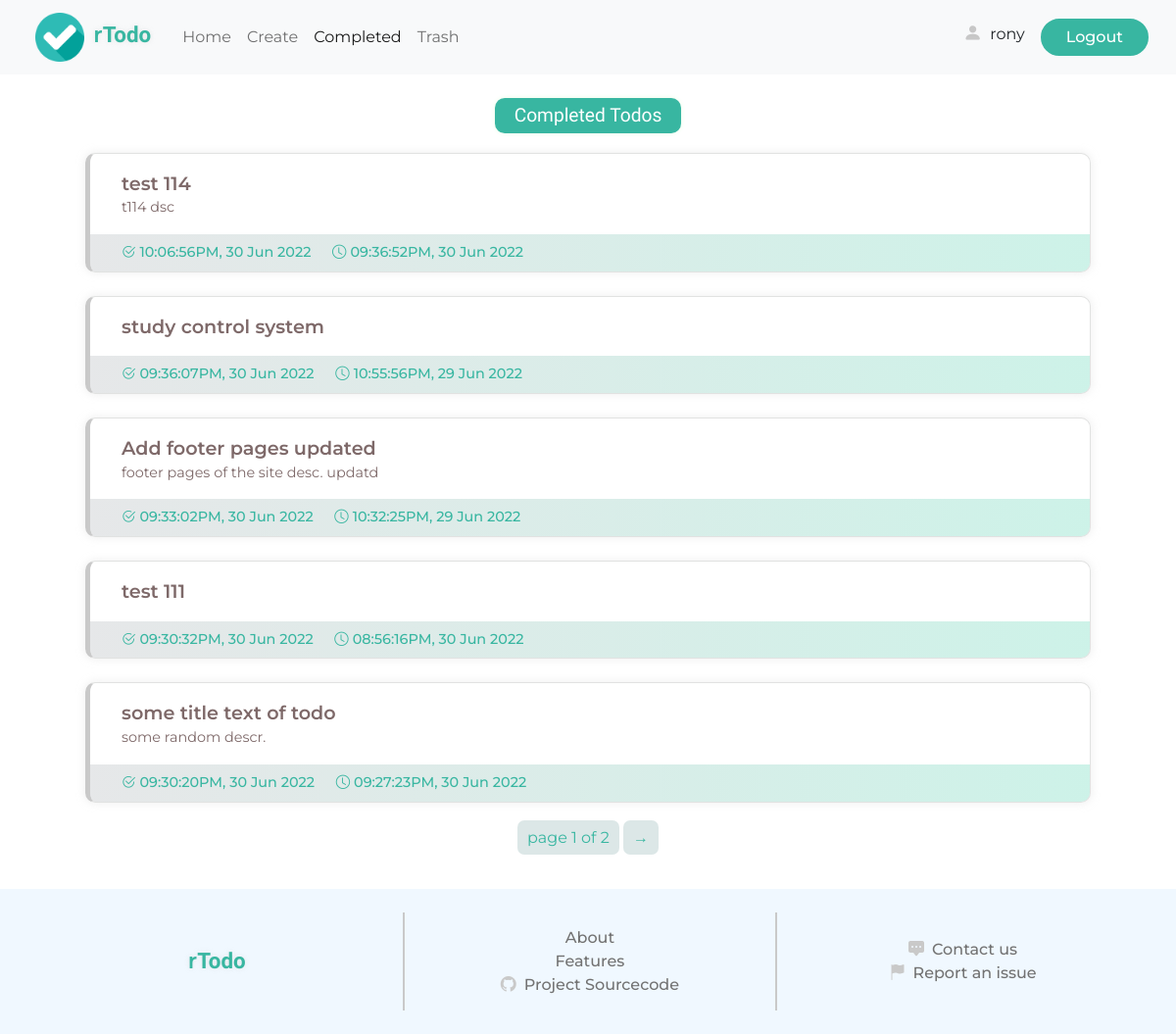
The page /completed/ (signed in) on the database as committed earlier.
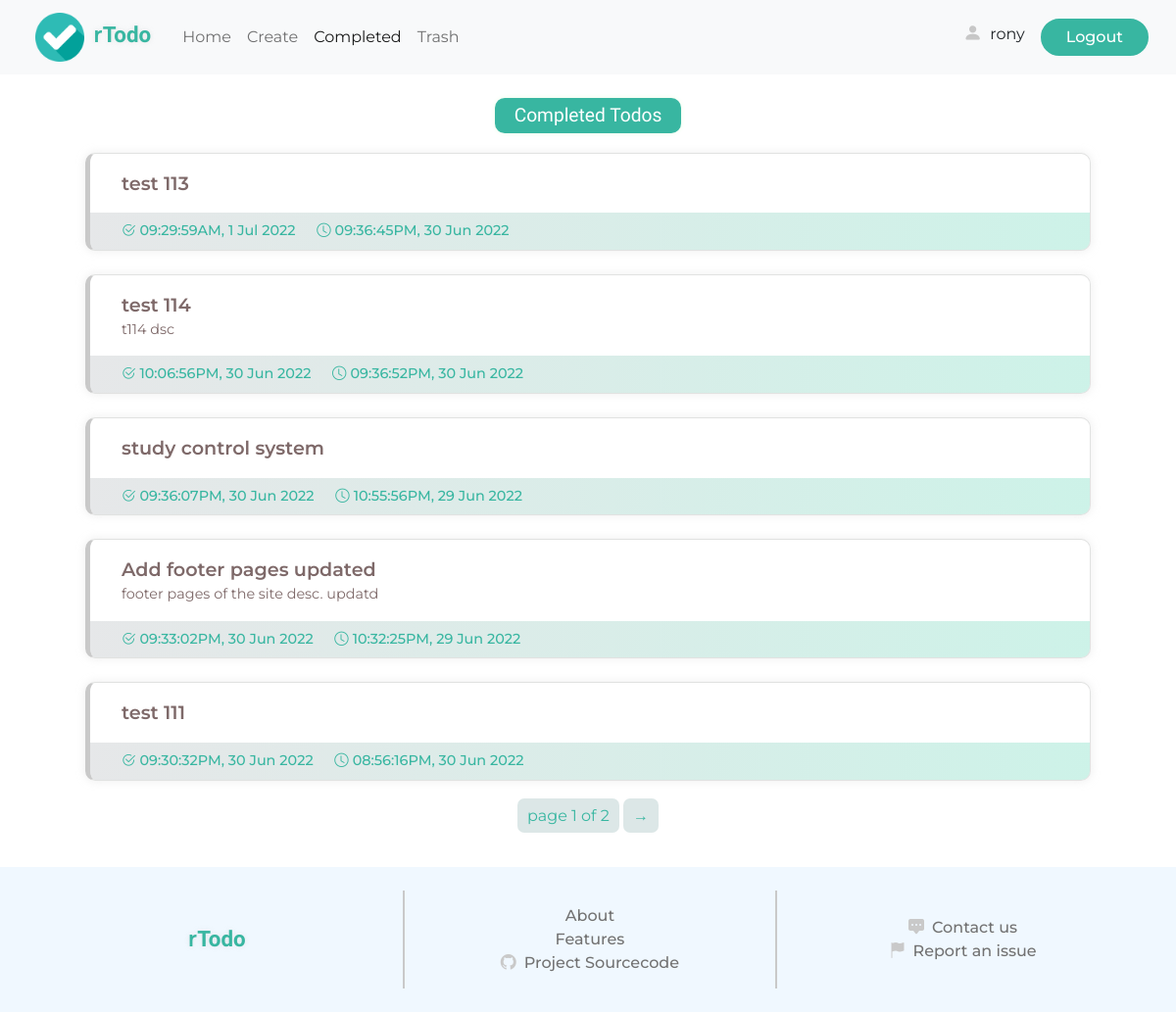
The same page on the database as committed later.
### todo/models.py (models this page shows, shortened)
class Todo(models.Model):
    user = models.ForeignKey(User, on_delete=models.CASCADE)
    title = models.CharField(max_length=100)
    description = models.CharField(max_length=250, blank=True, null=True)
    added = models.DateTimeField(auto_now_add=True)
    completed = models.DateTimeField(blank=True, null=True)
    important = models.BooleanField(default=False)
    complete = models.BooleanField(default=False)
    trashed = models.BooleanField(default=False)

### todo/views.py (the view)
# urls.py: path('completed/', views.completed_todo, name="completed"),
@login_required
def completed_todo(request):
    context = {}
    todos = Todo.objects.filter(user=request.user, complete=True).order_by('-completed')
    paginator = Paginator(todos, 5)
    todos_page = paginator.get_page(request.GET.get('page'))
    context['username'] = request.user.username
    context['todos'] = todos_page
    context['num_todos'] = len(todos)
    context['paginator'] = get_paginator_context(todos_page)
    return render(request, 'todo/completed.html', context=context)

### todo/utils.py (called while the page is built)
def get_paginator_context(page):
    info = {}
    info['current_page'] = page.number
    info['total_page'] = page.paginator.num_pages
    info['has_more_page'] = page.has_previous() or page.has_next()
    info['has_prev'] = page.has_previous()
    info['has_next'] = page.has_next()
    return info

### todo/templates/todo/completed.html (shortened to what this page needs)
<!DOCTYPE html>
<html lang="en">
<head>
    {% load static %}
    <link href="https://cdn.jsdelivr.net/npm/bootstrap@5.2.0-beta1/dist/css/bootstrap.min.css" rel="stylesheet">
    <link rel="stylesheet" href="https://cdn.jsdelivr.net/npm/bootstrap-icons@1.8.3/font/bootstrap-icons.css">
    <link rel="stylesheet" href="{% static 'styles/style.css' %}">
</head>
<body>
    <header>
      <nav class="navbar navbar-expand-md bg-light">
          <div class="container-fluid">
            <a class="navbar-brand d-block ms-4 me-4" href="{% url 'home' %}">
                <img src="{% static 'images/checked.png' %}" alt="">
                <span class="site-title ms-1"> <span class="r">r</span>Todo</span>
            </a>
            <div class="collapse navbar-collapse" id="navbarSupportedContent">
              <ul class="navbar-nav me-auto mb-2 mb-lg-0">
                <li class="nav-item">
                  <a class="nav-link" aria-current="page" href="{% url 'todos' %}">Home</a>
                </li>
                <li class="nav-item">
                  <a class="nav-link" href="{% url 'create' %}">Create</a>
                </li>
                <li class="nav-item">
                  <a class="nav-link active" href="{% url 'completed' %}">Completed</a>
                </li>
                <li class="nav-item">
                  <a class="nav-link" href="{% url 'trashed' %}">Trash</a>
                </li>
              </ul>
              <div class="d-flex account me-3">
                  <div class="profile me-3">
                      <i class="bi bi-person-fill me-1"></i>
                      <a href="{% url 'stats' %}">{{ username }}</a>
                  </div>
                  <form action="{% url 'logout' %}">
                      <input type="submit" value="Logout" class="btn-1">
                  </form>
              </div>
            </div>
          </div>
      </nav>
    </header>
    <div class="main-container">
      {% if todos %}
      <div class="active-info">
        <div class="info-container">
          <div class="label page-lebel">Completed Todos</div>
        </div>
      </div>
      <div class="todo-container" id="todos">
        {% for todo in todos %}
        <div class="todo completed-todo">
          <div class="detail">
            <div class="title">{{ todo.title }}</div>
            {% if todo.description %}
            <div class="description">
              <span>{{ todo.description }}</span>
            </div>
            {% endif %}
          </div>
          <div class="bottom">
            <div class="completed">
              <i class="bi bi-check2-circle me-1"></i><span>{{ todo.completed|date:"h:i:sA, j M o" }}</span>
            </div>
            <div class="added">
              <i class="bi bi-clock me-1"></i><span>{{ todo.added|date:"h:i:sA, j M o" }}</span>
            </div>
          </div>
        </div>
        {% endfor %}
        {% if paginator.has_more_page %}
        <div class="paginator">
          <div class="inner">
              <ul>
                  <li>page {{ paginator.current_page }} of {{ paginator.total_page }}</li>
                  {% if paginator.has_next %}<a href="?page={{ todos.next_page_number }}"><li>&#8594;</li></a>{% endif %}
              </ul>
          </div>
        </div>
        {% endif %}
      </div>
      {% endif %}
    </div>
    <footer>
        <div class="upper">
            <div class="col-1">
                <div class="site-title">
                    <span class="r">r</span>Todo
                </div>
            </div>
            <div class="vl"></div>
            <div class="col-2">
                <a href="#">About</a>
                <a href="#">Features</a>
                <a href="#"><i class="bi bi-github"></i>Project Sourcecode</a>
            </div>
            <div class="vl"></div>
            <div class="col-3">
                <a href="#"><i class="bi bi-chat-square-dots-fill"></i>Contact us</a>
                <a href="#"><i class="bi bi-flag-fill"></i>Report an issue</a>
            </div>
        </div>
    </footer>
</body>
</html>

Rows that differ between the two databases and show on the page:
no longer on this page (row unchanged): Todo: title "some title text of todo", description "some random descr.", completed "09:30:20PM, 30 Jun 2022", added "09:27:23PM, 30 Jun 2022"
now on this page (row edited): Todo: title "test 113", completed "09:29:59AM, 1 Jul 2022", added "09:36:45PM, 30 Jun 2022"
